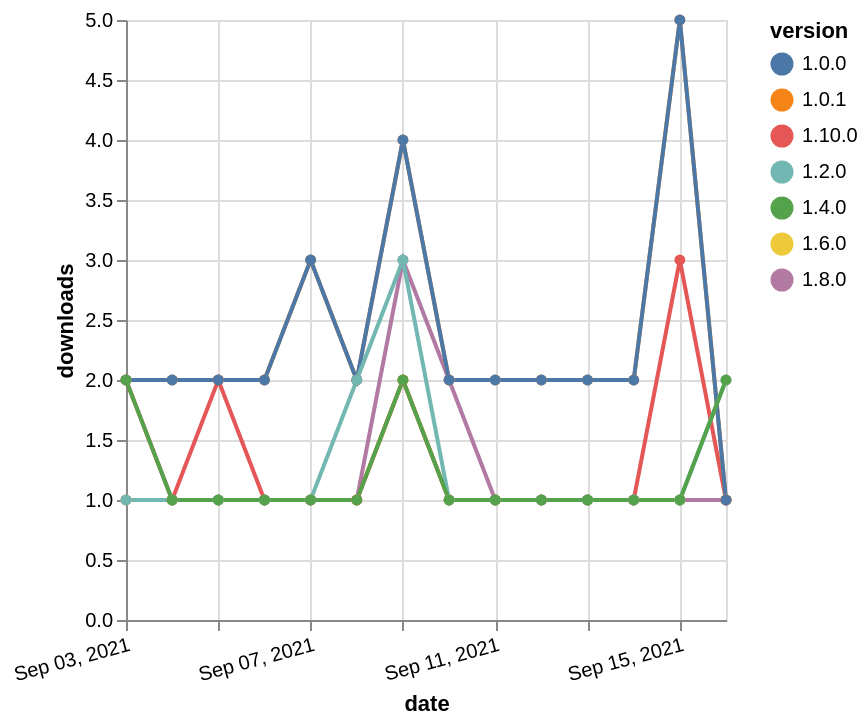

The Vega-Lite source for this figure:
### Vega-Lite specification from a JSON file in a GitHub repository (floating-point values rounded to 4 significant figures)
{"$schema": "https://vega.github.io/schema/vega-lite/v5.json", "description": "A simple bar chart with embedded data.", "data": {"values": [{"date": "2021-09-03", "total": 190, "delta": 1, "version": "1.6.0"}, {"date": "2021-09-04", "total": 191, "delta": 1, "version": "1.6.0"}, {"date": "2021-09-05", "total": 192, "delta": 1, "version": "1.6.0"}, {"date": "2021-09-06", "total": 193, "delta": 1, "version": "1.6.0"}, {"date": "2021-09-07", "total": 194, "delta": 1, "version": "1.6.0"}, {"date": "2021-09-08", "total": 195, "delta": 1, "version": "1.6.0"}, {"date": "2021-09-09", "total": 197, "delta": 2, "version": "1.6.0"}, {"date": "2021-09-10", "total": 198, "delta": 1, "version": "1.6.0"}, {"date": "2021-09-11", "total": 199, "delta": 1, "version": "1.6.0"}, {"date": "2021-09-12", "total": 200, "delta": 1, "version": "1.6.0"}, {"date": "2021-09-13", "total": 201, "delta": 1, "version": "1.6.0"}, {"date": "2021-09-14", "total": 202, "delta": 1, "version": "1.6.0"}, {"date": "2021-09-15", "total": 203, "delta": 1, "version": "1.6.0"}, {"date": "2021-09-16", "total": 204, "delta": 1, "version": "1.6.0"}, {"date": "2021-09-03", "total": 201, "delta": 1, "version": "1.8.0"}, {"date": "2021-09-04", "total": 202, "delta": 1, "version": "1.8.0"}, {"date": "2021-09-05", "total": 203, "delta": 1, "version": "1.8.0"}, {"date": "2021-09-06", "total": 204, "delta": 1, "version": "1.8.0"}, {"date": "2021-09-07", "total": 205, "delta": 1, "version": "1.8.0"}, {"date": "2021-09-08", "total": 206, "delta": 1, "version": "1.8.0"}, {"date": "2021-09-09", "total": 209, "delta": 3, "version": "1.8.0"}, {"date": "2021-09-10", "total": 211, "delta": 2, "version": "1.8.0"}, {"date": "2021-09-11", "total": 212, "delta": 1, "version": "1.8.0"}, {"date": "2021-09-12", "total": 213, "delta": 1, "version": "1.8.0"}, {"date": "2021-09-13", "total": 214, "delta": 1, "version": "1.8.0"}, {"date": "2021-09-14", "total": 215, "delta": 1, "version": "1.8.0"}, {"date": "2021-09-15", "total": 216, "delta": 1, "version": "1.8.0"}, {"date": "2021-09-16", "total": 217, "delta": 1, "version": "1.8.0"}, {"date": "2021-09-03", "total": 131, "delta": 2, "version": "1.10.0"}, {"date": "2021-09-04", "total": 132, "delta": 1, "version": "1.10.0"}, {"date": "2021-09-05", "total": 134, "delta": 2, "version": "1.10.0"}, {"date": "2021-09-06", "total": 135, "delta": 1, "version": "1.10.0"}, {"date": "2021-09-07", "total": 136, "delta": 1, "version": "1.10.0"}, {"date": "2021-09-08", "total": 137, "delta": 1, "version": "1.10.0"}, {"date": "2021-09-09", "total": 139, "delta": 2, "version": "1.10.0"}, {"date": "2021-09-10", "total": 140, "delta": 1, "version": "1.10.0"}, {"date": "2021-09-11", "total": 141, "delta": 1, "version": "1.10.0"}, {"date": "2021-09-12", "total": 142, "delta": 1, "version": "1.10.0"}, {"date": "2021-09-13", "total": 143, "delta": 1, "version": "1.10.0"}, {"date": "2021-09-14", "total": 144, "delta": 1, "version": "1.10.0"}, {"date": "2021-09-15", "total": 147, "delta": 3, "version": "1.10.0"}, {"date": "2021-09-16", "total": 148, "delta": 1, "version": "1.10.0"}, {"date": "2021-09-03", "total": 2341, "delta": 2, "version": "1.0.1"}, {"date": "2021-09-04", "total": 2343, "delta": 2, "version": "1.0.1"}, {"date": "2021-09-05", "total": 2345, "delta": 2, "version": "1.0.1"}, {"date": "2021-09-06", "total": 2347, "delta": 2, "version": "1.0.1"}, {"date": "2021-09-07", "total": 2350, "delta": 3, "version": "1.0.1"}, {"date": "2021-09-08", "total": 2352, "delta": 2, "version": "1.0.1"}, {"date": "2021-09-09", "total": 2356, "delta": 4, "version": "1.0.1"}, {"date": "2021-09-10", "total": 2358, "delta": 2, "version": "1.0.1"}, {"date": "2021-09-11", "total": 2360, "delta": 2, "version": "1.0.1"}, {"date": "2021-09-12", "total": 2362, "delta": 2, "version": "1.0.1"}, {"date": "2021-09-13", "total": 2364, "delta": 2, "version": "1.0.1"}, {"date": "2021-09-14", "total": 2366, "delta": 2, "version": "1.0.1"}, {"date": "2021-09-15", "total": 2371, "delta": 5, "version": "1.0.1"}, {"date": "2021-09-16", "total": 2372, "delta": 1, "version": "1.0.1"}, {"date": "2021-09-03", "total": 2437, "delta": 2, "version": "1.0.0"}, {"date": "2021-09-04", "total": 2439, "delta": 2, "version": "1.0.0"}, {"date": "2021-09-05", "total": 2441, "delta": 2, "version": "1.0.0"}, {"date": "2021-09-06", "total": 2443, "delta": 2, "version": "1.0.0"}, {"date": "2021-09-07", "total": 2446, "delta": 3, "version": "1.0.0"}, {"date": "2021-09-08", "total": 2448, "delta": 2, "version": "1.0.0"}, {"date": "2021-09-09", "total": 2452, "delta": 4, "version": "1.0.0"}, {"date": "2021-09-10", "total": 2454, "delta": 2, "version": "1.0.0"}, {"date": "2021-09-11", "total": 2456, "delta": 2, "version": "1.0.0"}, {"date": "2021-09-12", "total": 2458, "delta": 2, "version": "1.0.0"}, {"date": "2021-09-13", "total": 2460, "delta": 2, "version": "1.0.0"}, {"date": "2021-09-14", "total": 2462, "delta": 2, "version": "1.0.0"}, {"date": "2021-09-15", "total": 2467, "delta": 5, "version": "1.0.0"}, {"date": "2021-09-16", "total": 2468, "delta": 1, "version": "1.0.0"}, {"date": "2021-09-03", "total": 376, "delta": 1, "version": "1.2.0"}, {"date": "2021-09-04", "total": 377, "delta": 1, "version": "1.2.0"}, {"date": "2021-09-05", "total": 378, "delta": 1, "version": "1.2.0"}, {"date": "2021-09-06", "total": 379, "delta": 1, "version": "1.2.0"}, {"date": "2021-09-07", "total": 380, "delta": 1, "version": "1.2.0"}, {"date": "2021-09-08", "total": 382, "delta": 2, "version": "1.2.0"}, {"date": "2021-09-09", "total": 385, "delta": 3, "version": "1.2.0"}, {"date": "2021-09-10", "total": 386, "delta": 1, "version": "1.2.0"}, {"date": "2021-09-11", "total": 387, "delta": 1, "version": "1.2.0"}, {"date": "2021-09-12", "total": 388, "delta": 1, "version": "1.2.0"}, {"date": "2021-09-13", "total": 389, "delta": 1, "version": "1.2.0"}, {"date": "2021-09-14", "total": 390, "delta": 1, "version": "1.2.0"}, {"date": "2021-09-15", "total": 391, "delta": 1, "version": "1.2.0"}, {"date": "2021-09-16", "total": 393, "delta": 2, "version": "1.2.0"}, {"date": "2021-09-03", "total": 206, "delta": 2, "version": "1.4.0"}, {"date": "2021-09-04", "total": 207, "delta": 1, "version": "1.4.0"}, {"date": "2021-09-05", "total": 208, "delta": 1, "version": "1.4.0"}, {"date": "2021-09-06", "total": 209, "delta": 1, "version": "1.4.0"}, {"date": "2021-09-07", "total": 210, "delta": 1, "version": "1.4.0"}, {"date": "2021-09-08", "total": 211, "delta": 1, "version": "1.4.0"}, {"date": "2021-09-09", "total": 213, "delta": 2, "version": "1.4.0"}, {"date": "2021-09-10", "total": 214, "delta": 1, "version": "1.4.0"}, {"date": "2021-09-11", "total": 215, "delta": 1, "version": "1.4.0"}, {"date": "2021-09-12", "total": 216, "delta": 1, "version": "1.4.0"}, {"date": "2021-09-13", "total": 217, "delta": 1, "version": "1.4.0"}, {"date": "2021-09-14", "total": 218, "delta": 1, "version": "1.4.0"}, {"date": "2021-09-15", "total": 219, "delta": 1, "version": "1.4.0"}, {"date": "2021-09-16", "total": 221, "delta": 2, "version": "1.4.0"}]}, "width": "container", "mark": {"type": "line", "point": {"filled": true}}, "encoding": {"x": {"field": "date", "type": "temporal", "timeUnit": "yearmonthdate", "title": "date", "axis": {"labelAngle": -15}}, "y": {"field": "delta", "type": "quantitative", "title": "downloads"}, "color": {"field": "version", "type": "nominal"}, "tooltip": {"field": "delta"}}}
